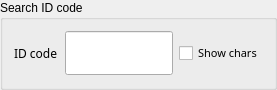
           <widget class="QGroupBox" name="input_searchcode">
            <property name="minimumSize">
             <size>
              <width>200</width>
              <height>60</height>
             </size>
            </property>
            <property name="maximumSize">
             <size>
              <width>350</width>
              <height>90</height>
             </size>
            </property>
            <property name="title">
             <string>Search ID code</string>
            </property>
            <layout class="QGridLayout" name="gridLayout_8">
             <item row="0" column="0">
              <widget class="QLabel" name="label_171">
               <property name="minimumSize">
                <size>
                 <width>45</width>
                 <height>22</height>
                </size>
               </property>
               <property name="maximumSize">
                <size>
                 <width>90</width>
                 <height>44</height>
                </size>
               </property>
               <property name="font">
                <font>
                 <family>맑은 고딕</family>
                 <pointsize>9</pointsize>
                </font>
               </property>
               <property name="text">
                <string>ID code</string>
               </property>
              </widget>
             </item>
             <item row="0" column="1">
              <widget class="QLineEdit" name="searchcode_input">
               <property name="minimumSize">
                <size>
                 <width>65</width>
                 <height>22</height>
                </size>
               </property>
               <property name="maximumSize">
                <size>
                 <width>130</width>
                 <height>44</height>
                </size>
               </property>
               <property name="font">
                <font>
                 <family>맑은 고딕</family>
                 <pointsize>9</pointsize>
                </font>
               </property>
               <property name="text">
                <string/>
               </property>
               <property name="maxLength">
                <number>8</number>
               </property>
               <property name="echoMode">
                <enum>QLineEdit::Password</enum>
               </property>
               <property name="alignment">
                <set>Qt::AlignCenter</set>
               </property>
              </widget>
             </item>
             <item row="0" column="2">
              <widget class="QCheckBox" name="show_idcodeinput">
               <property name="minimumSize">
                <size>
                 <width>76</width>
                 <height>22</height>
                </size>
               </property>
               <property name="maximumSize">
                <size>
                 <width>145</width>
                 <height>44</height>
                </size>
               </property>
               <property name="font">
                <font>
                 <family>맑은 고딕</family>
                 <pointsize>8</pointsize>
                </font>
               </property>
               <property name="text">
                <string>Show chars</string>
               </property>
               <property name="checked">
                <bool>false</bool>
               </property>
              </widget>
             </item>
            </layout>
           </widget>
